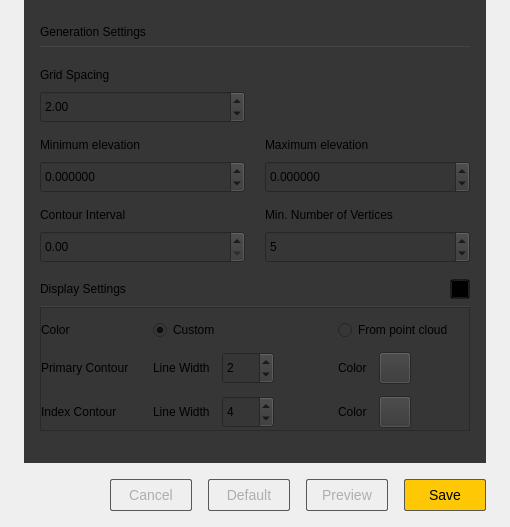
<?xml version="1.0" encoding="UTF-8"?>
<ui version="4.0">
 <class>TrionContourDlg</class>
 <widget class="QWidget" name="TrionContourDlg">
  <property name="geometry">
   <rect>
    <x>0</x>
    <y>0</y>
    <width>510</width>
    <height>527</height>
   </rect>
  </property>
  <property name="minimumSize">
   <size>
    <width>510</width>
    <height>0</height>
   </size>
  </property>
  <property name="maximumSize">
   <size>
    <width>510</width>
    <height>99999</height>
   </size>
  </property>
  <property name="windowTitle">
   <string>Statistical Outlier Removal</string>
  </property>
  <layout class="QVBoxLayout" name="verticalLayout_10" stretch="0,0">
   <property name="spacing">
    <number>0</number>
   </property>
   <property name="leftMargin">
    <number>24</number>
   </property>
   <property name="topMargin">
    <number>0</number>
   </property>
   <property name="rightMargin">
    <number>24</number>
   </property>
   <property name="bottomMargin">
    <number>0</number>
   </property>
   <item>
    <widget class="QWidget" name="widget" native="true">
     <property name="styleSheet">
      <string notr="true">background-color: rgb(54, 54, 54);</string>
     </property>
     <layout class="QVBoxLayout" name="verticalLayout_14">
      <property name="spacing">
       <number>12</number>
      </property>
      <property name="leftMargin">
       <number>16</number>
      </property>
      <property name="topMargin">
       <number>16</number>
      </property>
      <property name="rightMargin">
       <number>16</number>
      </property>
      <property name="bottomMargin">
       <number>24</number>
      </property>
      <item>
       <layout class="QVBoxLayout" name="verticalLayout_7">
        <property name="spacing">
         <number>4</number>
        </property>
        <item>
         <layout class="QHBoxLayout" name="horizontalLayout_8">
          <item>
           <widget class="QLabel" name="label_15">
            <property name="minimumSize">
             <size>
              <width>0</width>
              <height>20</height>
             </size>
            </property>
            <property name="maximumSize">
             <size>
              <width>16777215</width>
              <height>20</height>
             </size>
            </property>
            <property name="text">
             <string>Generation Settings</string>
            </property>
           </widget>
          </item>
          <item>
           <spacer name="horizontalSpacer_5">
            <property name="orientation">
             <enum>Qt::Horizontal</enum>
            </property>
            <property name="sizeHint" stdset="0">
             <size>
              <width>40</width>
              <height>20</height>
             </size>
            </property>
           </spacer>
          </item>
         </layout>
        </item>
        <item>
         <widget class="QLabel" name="label_14">
          <property name="minimumSize">
           <size>
            <width>0</width>
            <height>1</height>
           </size>
          </property>
          <property name="maximumSize">
           <size>
            <width>16777215</width>
            <height>1</height>
           </size>
          </property>
          <property name="styleSheet">
           <string notr="true">background-color: #444444;</string>
          </property>
          <property name="text">
           <string/>
          </property>
         </widget>
        </item>
       </layout>
      </item>
      <item>
       <layout class="QVBoxLayout" name="verticalLayout_13">
        <property name="spacing">
         <number>16</number>
        </property>
        <item>
         <layout class="QGridLayout" name="gridLayout">
          <property name="horizontalSpacing">
           <number>20</number>
          </property>
          <property name="verticalSpacing">
           <number>12</number>
          </property>
          <item row="0" column="0">
           <layout class="QVBoxLayout" name="verticalLayout_6">
            <property name="spacing">
             <number>0</number>
            </property>
            <item>
             <widget class="QLabel" name="label">
              <property name="minimumSize">
               <size>
                <width>0</width>
                <height>20</height>
               </size>
              </property>
              <property name="maximumSize">
               <size>
                <width>16777215</width>
                <height>20</height>
               </size>
              </property>
              <property name="text">
               <string>Grid Spacing</string>
              </property>
             </widget>
            </item>
            <item>
             <spacer name="verticalSpacer">
              <property name="orientation">
               <enum>Qt::Vertical</enum>
              </property>
              <property name="sizeType">
               <enum>QSizePolicy::Fixed</enum>
              </property>
              <property name="sizeHint" stdset="0">
               <size>
                <width>20</width>
                <height>6</height>
               </size>
              </property>
             </spacer>
            </item>
            <item>
             <widget class="QDoubleSpinBox" name="doubleSpinBox_gridinterval">
              <property name="minimumSize">
               <size>
                <width>0</width>
                <height>32</height>
               </size>
              </property>
              <property name="maximumSize">
               <size>
                <width>16777215</width>
                <height>32</height>
               </size>
              </property>
              <property name="focusPolicy">
               <enum>Qt::ClickFocus</enum>
              </property>
              <property name="decimals">
               <number>2</number>
              </property>
              <property name="minimum">
               <double>0.500000000000000</double>
              </property>
              <property name="maximum">
               <double>20.000000000000000</double>
              </property>
              <property name="singleStep">
               <double>0.010000000000000</double>
              </property>
              <property name="value">
               <double>2.000000000000000</double>
              </property>
             </widget>
            </item>
           </layout>
          </item>
          <item row="1" column="0">
           <layout class="QVBoxLayout" name="verticalLayout_8">
            <property name="spacing">
             <number>0</number>
            </property>
            <item>
             <widget class="QLabel" name="label_2">
              <property name="minimumSize">
               <size>
                <width>0</width>
                <height>20</height>
               </size>
              </property>
              <property name="maximumSize">
               <size>
                <width>16777215</width>
                <height>20</height>
               </size>
              </property>
              <property name="text">
               <string>Minimum elevation</string>
              </property>
             </widget>
            </item>
            <item>
             <spacer name="verticalSpacer_2">
              <property name="orientation">
               <enum>Qt::Vertical</enum>
              </property>
              <property name="sizeType">
               <enum>QSizePolicy::Fixed</enum>
              </property>
              <property name="sizeHint" stdset="0">
               <size>
                <width>20</width>
                <height>6</height>
               </size>
              </property>
             </spacer>
            </item>
            <item>
             <widget class="QDoubleSpinBox" name="doubleSpinBox_start">
              <property name="minimumSize">
               <size>
                <width>0</width>
                <height>32</height>
               </size>
              </property>
              <property name="maximumSize">
               <size>
                <width>16777215</width>
                <height>32</height>
               </size>
              </property>
              <property name="focusPolicy">
               <enum>Qt::ClickFocus</enum>
              </property>
              <property name="decimals">
               <number>6</number>
              </property>
              <property name="minimum">
               <double>-1000000000.000000000000000</double>
              </property>
              <property name="maximum">
               <double>1000000000.000000000000000</double>
              </property>
             </widget>
            </item>
           </layout>
          </item>
          <item row="1" column="1">
           <layout class="QVBoxLayout" name="verticalLayout_12">
            <property name="spacing">
             <number>0</number>
            </property>
            <item>
             <widget class="QLabel" name="label_16">
              <property name="minimumSize">
               <size>
                <width>0</width>
                <height>20</height>
               </size>
              </property>
              <property name="maximumSize">
               <size>
                <width>16777215</width>
                <height>20</height>
               </size>
              </property>
              <property name="text">
               <string>Maximum elevation</string>
              </property>
             </widget>
            </item>
            <item>
             <spacer name="verticalSpacer_3">
              <property name="orientation">
               <enum>Qt::Vertical</enum>
              </property>
              <property name="sizeType">
               <enum>QSizePolicy::Fixed</enum>
              </property>
              <property name="sizeHint" stdset="0">
               <size>
                <width>20</width>
                <height>6</height>
               </size>
              </property>
             </spacer>
            </item>
            <item>
             <widget class="QDoubleSpinBox" name="doubleSpinBox_stop">
              <property name="minimumSize">
               <size>
                <width>0</width>
                <height>32</height>
               </size>
              </property>
              <property name="maximumSize">
               <size>
                <width>16777215</width>
                <height>32</height>
               </size>
              </property>
              <property name="focusPolicy">
               <enum>Qt::ClickFocus</enum>
              </property>
              <property name="decimals">
               <number>6</number>
              </property>
              <property name="minimum">
               <double>-1000000000.000000000000000</double>
              </property>
              <property name="maximum">
               <double>1000000000.000000000000000</double>
              </property>
             </widget>
            </item>
           </layout>
          </item>
          <item row="2" column="0">
           <layout class="QVBoxLayout" name="verticalLayout_9">
            <property name="spacing">
             <number>0</number>
            </property>
            <item>
             <widget class="QLabel" name="label_3">
              <property name="minimumSize">
               <size>
                <width>0</width>
                <height>20</height>
               </size>
              </property>
              <property name="maximumSize">
               <size>
                <width>16777215</width>
                <height>20</height>
               </size>
              </property>
              <property name="text">
               <string>Contour Interval</string>
              </property>
             </widget>
            </item>
            <item>
             <spacer name="verticalSpacer_4">
              <property name="orientation">
               <enum>Qt::Vertical</enum>
              </property>
              <property name="sizeType">
               <enum>QSizePolicy::Fixed</enum>
              </property>
              <property name="sizeHint" stdset="0">
               <size>
                <width>20</width>
                <height>6</height>
               </size>
              </property>
             </spacer>
            </item>
            <item>
             <widget class="QDoubleSpinBox" name="doubleSpinBox_interval">
              <property name="minimumSize">
               <size>
                <width>0</width>
                <height>32</height>
               </size>
              </property>
              <property name="maximumSize">
               <size>
                <width>16777215</width>
                <height>32</height>
               </size>
              </property>
              <property name="focusPolicy">
               <enum>Qt::ClickFocus</enum>
              </property>
              <property name="decimals">
               <number>2</number>
              </property>
              <property name="minimum">
               <double>0.000000000000000</double>
              </property>
              <property name="maximum">
               <double>10000000000.000000000000000</double>
              </property>
              <property name="singleStep">
               <double>0.010000000000000</double>
              </property>
              <property name="value">
               <double>0.000000000000000</double>
              </property>
             </widget>
            </item>
           </layout>
          </item>
          <item row="2" column="1">
           <layout class="QVBoxLayout" name="verticalLayout_11">
            <property name="spacing">
             <number>0</number>
            </property>
            <item>
             <widget class="QLabel" name="label_4">
              <property name="minimumSize">
               <size>
                <width>0</width>
                <height>20</height>
               </size>
              </property>
              <property name="maximumSize">
               <size>
                <width>16777215</width>
                <height>20</height>
               </size>
              </property>
              <property name="text">
               <string>Min. Number of Vertices</string>
              </property>
             </widget>
            </item>
            <item>
             <spacer name="verticalSpacer_5">
              <property name="orientation">
               <enum>Qt::Vertical</enum>
              </property>
              <property name="sizeType">
               <enum>QSizePolicy::Fixed</enum>
              </property>
              <property name="sizeHint" stdset="0">
               <size>
                <width>20</width>
                <height>6</height>
               </size>
              </property>
             </spacer>
            </item>
            <item>
             <widget class="QDoubleSpinBox" name="doubleSpinBox_minvertices">
              <property name="minimumSize">
               <size>
                <width>0</width>
                <height>32</height>
               </size>
              </property>
              <property name="maximumSize">
               <size>
                <width>16777215</width>
                <height>32</height>
               </size>
              </property>
              <property name="focusPolicy">
               <enum>Qt::ClickFocus</enum>
              </property>
              <property name="decimals">
               <number>0</number>
              </property>
              <property name="minimum">
               <double>3.000000000000000</double>
              </property>
              <property name="maximum">
               <double>20.000000000000000</double>
              </property>
              <property name="value">
               <double>5.000000000000000</double>
              </property>
             </widget>
            </item>
           </layout>
          </item>
         </layout>
        </item>
        <item>
         <layout class="QVBoxLayout" name="verticalLayout_5">
          <property name="spacing">
           <number>0</number>
          </property>
          <item>
           <layout class="QVBoxLayout" name="verticalLayout_4">
            <property name="spacing">
             <number>7</number>
            </property>
            <item>
             <layout class="QHBoxLayout" name="horizontalLayout">
              <item>
               <widget class="QLabel" name="label_5">
                <property name="minimumSize">
                 <size>
                  <width>0</width>
                  <height>20</height>
                 </size>
                </property>
                <property name="maximumSize">
                 <size>
                  <width>16777215</width>
                  <height>20</height>
                 </size>
                </property>
                <property name="text">
                 <string>Display Settings</string>
                </property>
               </widget>
              </item>
              <item>
               <spacer name="horizontalSpacer_4">
                <property name="orientation">
                 <enum>Qt::Horizontal</enum>
                </property>
                <property name="sizeHint" stdset="0">
                 <size>
                  <width>40</width>
                  <height>20</height>
                 </size>
                </property>
               </spacer>
              </item>
              <item>
               <widget class="QToolButton" name="toolButton_setting">
                <property name="minimumSize">
                 <size>
                  <width>20</width>
                  <height>20</height>
                 </size>
                </property>
                <property name="maximumSize">
                 <size>
                  <width>20</width>
                  <height>20</height>
                 </size>
                </property>
                <property name="styleSheet">
                 <string notr="true">QToolButton
{
	color: #dddddd;
	background-color: transparent;
}

QToolButton:disabled
{
	color: #838383;
	background-color: transparent;
}</string>
                </property>
                <property name="text">
                 <string/>
                </property>
                <property name="iconSize">
                 <size>
                  <width>20</width>
                  <height>20</height>
                 </size>
                </property>
               </widget>
              </item>
             </layout>
            </item>
            <item>
             <widget class="QLabel" name="label_13">
              <property name="minimumSize">
               <size>
                <width>0</width>
                <height>1</height>
               </size>
              </property>
              <property name="maximumSize">
               <size>
                <width>16777215</width>
                <height>1</height>
               </size>
              </property>
              <property name="styleSheet">
               <string notr="true">background-color: #444444;</string>
              </property>
              <property name="text">
               <string/>
              </property>
             </widget>
            </item>
           </layout>
          </item>
          <item>
           <widget class="QFrame" name="frame">
            <property name="minimumSize">
             <size>
              <width>0</width>
              <height>124</height>
             </size>
            </property>
            <property name="maximumSize">
             <size>
              <width>16777215</width>
              <height>124</height>
             </size>
            </property>
            <property name="frameShape">
             <enum>QFrame::StyledPanel</enum>
            </property>
            <property name="frameShadow">
             <enum>QFrame::Raised</enum>
            </property>
            <layout class="QHBoxLayout" name="horizontalLayout_7">
             <property name="spacing">
              <number>24</number>
             </property>
             <property name="leftMargin">
              <number>0</number>
             </property>
             <property name="topMargin">
              <number>12</number>
             </property>
             <property name="rightMargin">
              <number>0</number>
             </property>
             <property name="bottomMargin">
              <number>0</number>
             </property>
             <item>
              <layout class="QVBoxLayout" name="verticalLayout_3">
               <property name="spacing">
                <number>12</number>
               </property>
               <item>
                <widget class="QLabel" name="label_6">
                 <property name="minimumSize">
                  <size>
                   <width>0</width>
                   <height>20</height>
                  </size>
                 </property>
                 <property name="maximumSize">
                  <size>
                   <width>16777215</width>
                   <height>20</height>
                  </size>
                 </property>
                 <property name="text">
                  <string>Color</string>
                 </property>
                </widget>
               </item>
               <item>
                <widget class="QLabel" name="label_11">
                 <property name="minimumSize">
                  <size>
                   <width>0</width>
                   <height>32</height>
                  </size>
                 </property>
                 <property name="maximumSize">
                  <size>
                   <width>16777215</width>
                   <height>32</height>
                  </size>
                 </property>
                 <property name="text">
                  <string>Primary Contour</string>
                 </property>
                </widget>
               </item>
               <item>
                <widget class="QLabel" name="label_12">
                 <property name="minimumSize">
                  <size>
                   <width>0</width>
                   <height>32</height>
                  </size>
                 </property>
                 <property name="maximumSize">
                  <size>
                   <width>16777215</width>
                   <height>32</height>
                  </size>
                 </property>
                 <property name="text">
                  <string>Index Contour</string>
                 </property>
                </widget>
               </item>
              </layout>
             </item>
             <item>
              <layout class="QVBoxLayout" name="verticalLayout_2">
               <property name="spacing">
                <number>12</number>
               </property>
               <item>
                <widget class="QRadioButton" name="radioButton_default">
                 <property name="minimumSize">
                  <size>
                   <width>0</width>
                   <height>20</height>
                  </size>
                 </property>
                 <property name="maximumSize">
                  <size>
                   <width>16777215</width>
                   <height>20</height>
                  </size>
                 </property>
                 <property name="text">
                  <string>Custom</string>
                 </property>
                 <property name="checked">
                  <bool>true</bool>
                 </property>
                </widget>
               </item>
               <item>
                <layout class="QHBoxLayout" name="horizontalLayout_6">
                 <property name="spacing">
                  <number>12</number>
                 </property>
                 <item>
                  <widget class="QLabel" name="label_7">
                   <property name="text">
                    <string>Line Width</string>
                   </property>
                  </widget>
                 </item>
                 <item>
                  <widget class="QSpinBox" name="spinBox_intermediatecontour">
                   <property name="minimumSize">
                    <size>
                     <width>52</width>
                     <height>32</height>
                    </size>
                   </property>
                   <property name="maximumSize">
                    <size>
                     <width>52</width>
                     <height>32</height>
                    </size>
                   </property>
                   <property name="minimum">
                    <number>1</number>
                   </property>
                   <property name="maximum">
                    <number>10</number>
                   </property>
                   <property name="value">
                    <number>2</number>
                   </property>
                  </widget>
                 </item>
                 <item>
                  <spacer name="horizontalSpacer_6">
                   <property name="orientation">
                    <enum>Qt::Horizontal</enum>
                   </property>
                   <property name="sizeHint" stdset="0">
                    <size>
                     <width>40</width>
                     <height>20</height>
                    </size>
                   </property>
                  </spacer>
                 </item>
                </layout>
               </item>
               <item>
                <layout class="QHBoxLayout" name="horizontalLayout_4">
                 <property name="spacing">
                  <number>12</number>
                 </property>
                 <item>
                  <widget class="QLabel" name="label_8">
                   <property name="text">
                    <string>Line Width</string>
                   </property>
                  </widget>
                 </item>
                 <item>
                  <widget class="QSpinBox" name="spinBox_countingcurve">
                   <property name="minimumSize">
                    <size>
                     <width>52</width>
                     <height>32</height>
                    </size>
                   </property>
                   <property name="maximumSize">
                    <size>
                     <width>52</width>
                     <height>32</height>
                    </size>
                   </property>
                   <property name="minimum">
                    <number>1</number>
                   </property>
                   <property name="maximum">
                    <number>10</number>
                   </property>
                   <property name="value">
                    <number>4</number>
                   </property>
                  </widget>
                 </item>
                 <item>
                  <spacer name="horizontalSpacer_7">
                   <property name="orientation">
                    <enum>Qt::Horizontal</enum>
                   </property>
                   <property name="sizeHint" stdset="0">
                    <size>
                     <width>40</width>
                     <height>20</height>
                    </size>
                   </property>
                  </spacer>
                 </item>
                </layout>
               </item>
              </layout>
             </item>
             <item>
              <layout class="QVBoxLayout" name="verticalLayout">
               <property name="spacing">
                <number>12</number>
               </property>
               <item>
                <widget class="QRadioButton" name="radioButton_fromcloud">
                 <property name="minimumSize">
                  <size>
                   <width>0</width>
                   <height>20</height>
                  </size>
                 </property>
                 <property name="maximumSize">
                  <size>
                   <width>16777215</width>
                   <height>20</height>
                  </size>
                 </property>
                 <property name="text">
                  <string>From point cloud</string>
                 </property>
                </widget>
               </item>
               <item>
                <layout class="QHBoxLayout" name="horizontalLayout_2">
                 <property name="spacing">
                  <number>12</number>
                 </property>
                 <item>
                  <widget class="QLabel" name="label_9">
                   <property name="text">
                    <string>Color</string>
                   </property>
                  </widget>
                 </item>
                 <item>
                  <widget class="QToolButton" name="toolButton_intermediatecontour">
                   <property name="minimumSize">
                    <size>
                     <width>32</width>
                     <height>32</height>
                    </size>
                   </property>
                   <property name="maximumSize">
                    <size>
                     <width>32</width>
                     <height>32</height>
                    </size>
                   </property>
                   <property name="text">
                    <string/>
                   </property>
                  </widget>
                 </item>
                 <item>
                  <spacer name="horizontalSpacer_3">
                   <property name="orientation">
                    <enum>Qt::Horizontal</enum>
                   </property>
                   <property name="sizeHint" stdset="0">
                    <size>
                     <width>40</width>
                     <height>20</height>
                    </size>
                   </property>
                  </spacer>
                 </item>
                </layout>
               </item>
               <item>
                <layout class="QHBoxLayout" name="horizontalLayout_3">
                 <property name="spacing">
                  <number>12</number>
                 </property>
                 <item>
                  <widget class="QLabel" name="label_10">
                   <property name="text">
                    <string>Color</string>
                   </property>
                  </widget>
                 </item>
                 <item>
                  <widget class="QToolButton" name="toolButton_countingcurve">
                   <property name="minimumSize">
                    <size>
                     <width>32</width>
                     <height>32</height>
                    </size>
                   </property>
                   <property name="maximumSize">
                    <size>
                     <width>32</width>
                     <height>32</height>
                    </size>
                   </property>
                   <property name="text">
                    <string/>
                   </property>
                  </widget>
                 </item>
                 <item>
                  <spacer name="horizontalSpacer_2">
                   <property name="orientation">
                    <enum>Qt::Horizontal</enum>
                   </property>
                   <property name="sizeHint" stdset="0">
                    <size>
                     <width>40</width>
                     <height>20</height>
                    </size>
                   </property>
                  </spacer>
                 </item>
                </layout>
               </item>
              </layout>
             </item>
            </layout>
           </widget>
          </item>
         </layout>
        </item>
       </layout>
      </item>
     </layout>
    </widget>
   </item>
   <item>
    <layout class="QHBoxLayout" name="horizontalLayout_5">
     <property name="spacing">
      <number>16</number>
     </property>
     <property name="topMargin">
      <number>16</number>
     </property>
     <property name="bottomMargin">
      <number>16</number>
     </property>
     <item>
      <spacer name="horizontalSpacer">
       <property name="orientation">
        <enum>Qt::Horizontal</enum>
       </property>
       <property name="sizeHint" stdset="0">
        <size>
         <width>40</width>
         <height>20</height>
        </size>
       </property>
      </spacer>
     </item>
     <item>
      <widget class="QPushButton" name="pushButton_cancel">
       <property name="styleSheet">
        <string notr="true">QPushButton{
	width: 80px;
	height: 30px;
	border-radius: 2px;
	border: 1px solid #585858;
	font-size:14px;
	color:rgb(176, 173, 177);
	background-color:transparent;
}
QPushButton:hover{
	background-color:rgb(27, 24, 28);
}
QPushButton:pressed{
	background-color:rgb(27, 24, 28);
}
QPushButton:disabled{
	color:#727272;
	border: 1px solid #3d3d3d;
}
</string>
       </property>
       <property name="text">
        <string>Cancel</string>
       </property>
      </widget>
     </item>
     <item>
      <widget class="QPushButton" name="pushButton">
       <property name="styleSheet">
        <string notr="true">QPushButton{
	width: 80px;
	height: 30px;
	border-radius: 2px;
	border: 1px solid #585858;
	font-size:14px;
	color:rgb(176, 173, 177);
	background-color:transparent;
}
QPushButton:hover{
	background-color:rgb(27, 24, 28);
}
QPushButton:pressed{
	background-color:rgb(27, 24, 28);
}
QPushButton:disabled{
	color:#727272;
	border: 1px solid #3d3d3d;
}
</string>
       </property>
       <property name="text">
        <string>Default</string>
       </property>
      </widget>
     </item>
     <item>
      <widget class="QPushButton" name="pushButton_preview">
       <property name="styleSheet">
        <string notr="true">QPushButton{
	width: 80px;
	height: 30px;
	border-radius: 2px;
	border: 1px solid #585858;
	font-size:14px;
	color:rgb(176, 173, 177);
	background-color:transparent;
}
QPushButton:hover{
	background-color:rgb(27, 24, 28);
}
QPushButton:pressed{
	background-color:rgb(27, 24, 28);
}
QPushButton:disabled{
	color:#727272;
	border: 1px solid #3d3d3d;
}
</string>
       </property>
       <property name="text">
        <string>Preview</string>
       </property>
      </widget>
     </item>
     <item>
      <widget class="QPushButton" name="pushButton_save">
       <property name="styleSheet">
        <string notr="true">QPushButton{
	width: 80px;
	height: 30px;
	border-radius: 2px;
	border: 1px solid #585858;
	font-size:14px;
	color:rgb(0, 0, 0);
	background-color:rgb(255, 200, 5);
}
QPushButton:hover{
	background-color:rgb(255, 227, 126);
}
QPushButton:pressed{
	background-color:rgb(255, 227 , 131);
}

QPushButton:disabled{
	background-color:#6B5A1F;
}</string>
       </property>
       <property name="text">
        <string>Save</string>
       </property>
      </widget>
     </item>
    </layout>
   </item>
  </layout>
 </widget>
 <resources/>
 <connections/>
</ui>
